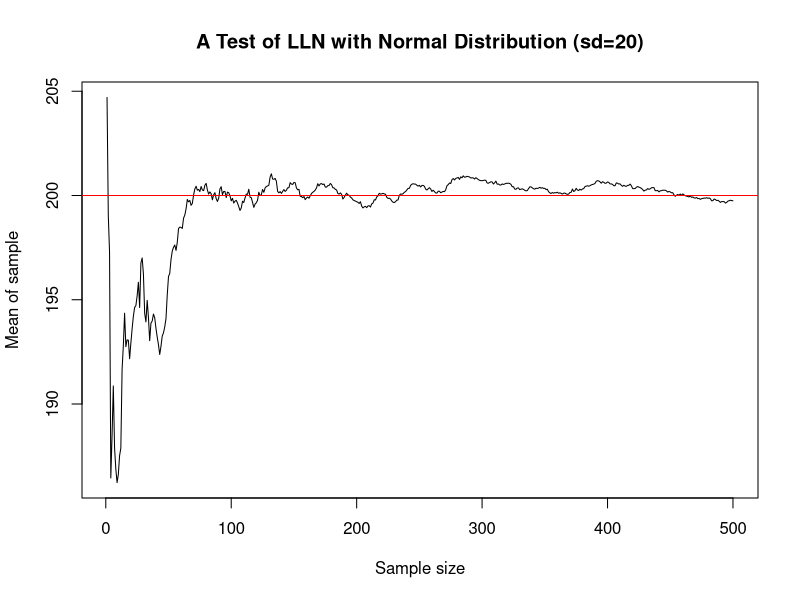
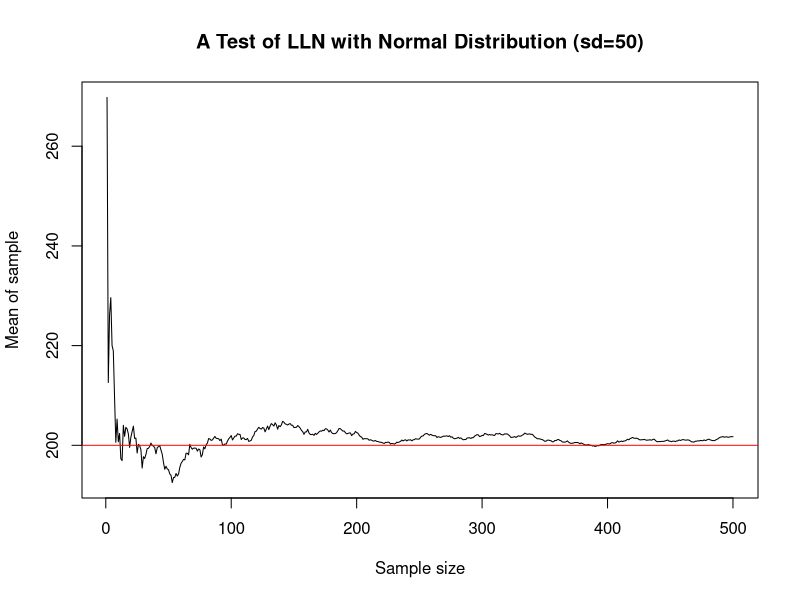
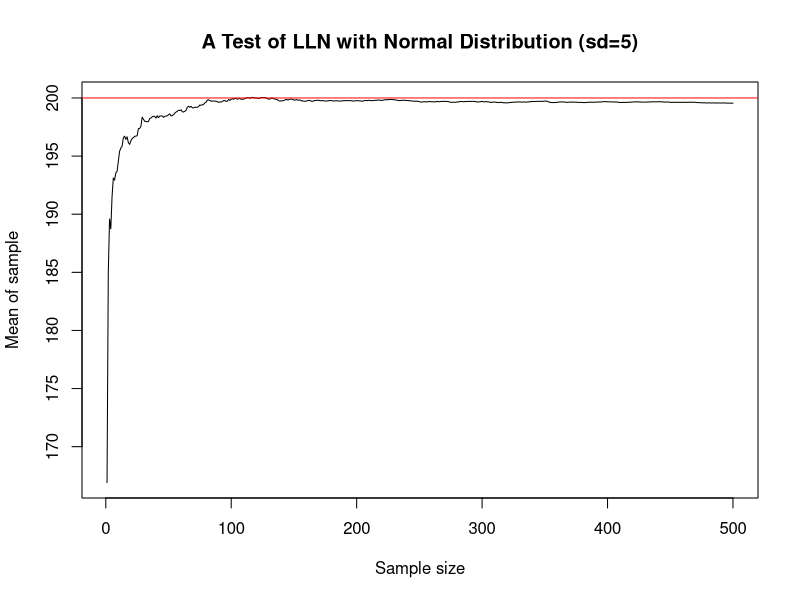
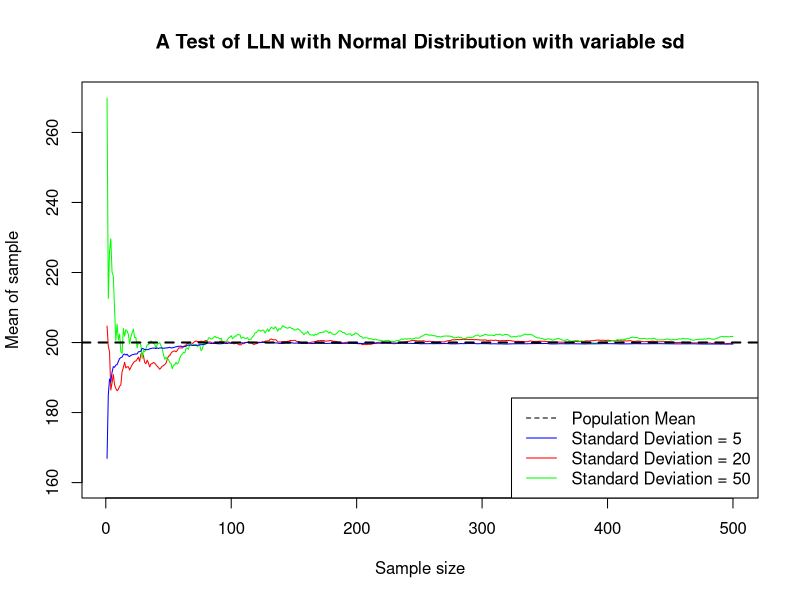
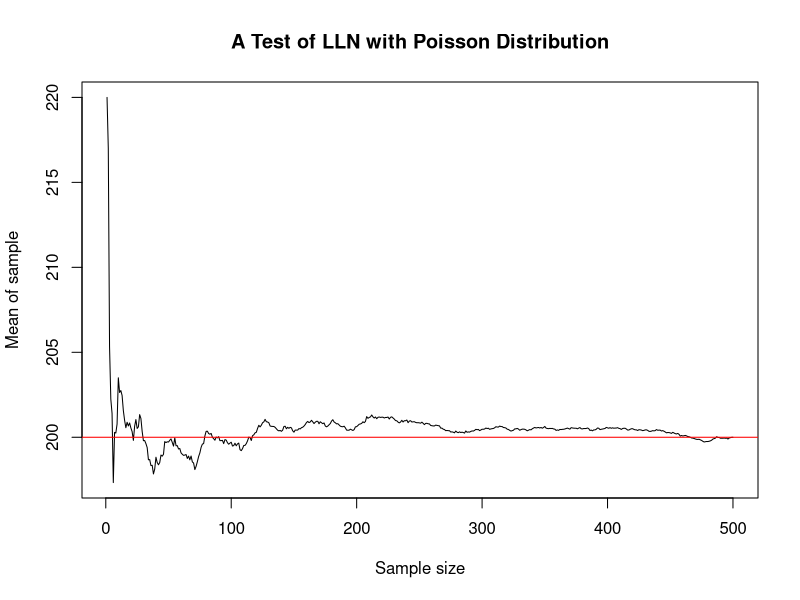
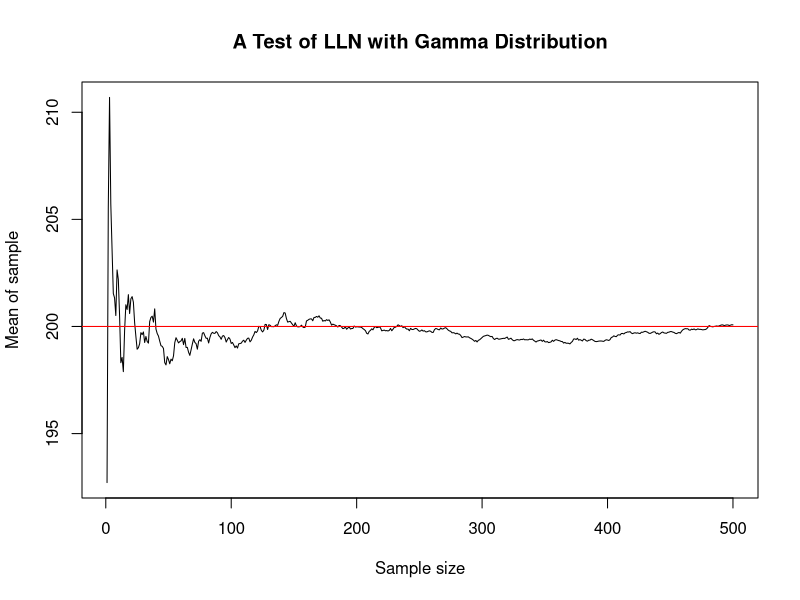

The R source for these figures, in order:
## ---- chunk 1
knitr::opts_chunk$set(echo = TRUE)
## ---- chunk 2
set.seed(111)
E_Y=200 #Population mean
SD_Y=20 #Population standard deviation
Y=rnorm(1,mean=E_Y,sd=SD_Y)
## ---- chunk 3
mean1=rep(NA,500)
mean1[1]=Y
## ---- chunk 4
for (i in 2:500){
  Y=c(Y,rnorm(1,mean=E_Y,sd=SD_Y)) # Draw single value from the normal distribution and concatenate with the previous values of Y
  mean1[i]=mean(Y)
}
## ---- chunk 5
plot(x=1:500,mean1,type="l",xlab="Sample size",ylab="Mean of sample",main="A Test of LLN with Normal Distribution (sd=20)")
abline(h=E_Y,col="red")
## ---- chunk 6
#In general, the Law of Large Numbers holds. As demonstrated in the figure plotted in 4, when sample sizes increase from 1 to 500, the black line representing the sample mean gradually approaches the true population mean represented by the red line. However, on a closer inspection, small increases in sample size do not always bring the sample mean closer to the population mean (i.e., when sample size increases from 499 to 500, the sample mean decreases from 192.9730 to 227.9164). However, this is likely due to random fluctuations in the sampling process and does not disrupt the general approach to the population mean when sample size increases from 1 to 500.
## ---- chunk 7
SD_Y_2=50 #setting a larger standard deviation
Y_2=rnorm(1,mean=E_Y,sd=SD_Y_2)
mean2=rep(NA,500)
mean2[1]=Y_2 
for (i in 2:500){
  Y_2=c(Y_2,rnorm(1,mean=E_Y,sd=SD_Y_2))
  mean2[i]=mean(Y_2)
} 
plot(x=1:500,mean2,type="l",xlab="Sample size",ylab="Mean of sample", main="A Test of LLN with Normal Distribution (sd=50)")
abline(h=E_Y,col="red")

#The sample mean approaches the population mean slower with a higher initial fluctuation from the population mean
## ---- chunk 8
SD_Y_3=5 #setting a smaller standard deviation
Y_3=rnorm(1,mean=E_Y,sd=SD_Y_2)
mean3=rep(NA,500)
mean3[1]=Y_3 
for (i in 2:500){
  Y_3=c(Y_3,rnorm(1,mean=E_Y,sd=SD_Y_3))
  mean3[i]=mean(Y_3)
} 
plot(x=1:500,mean3,type="l",xlab="Sample size",ylab="Mean of sample",main="A Test of LLN with Normal Distribution (sd=5)")
abline(h=E_Y,col="red")
##The sample mean approaches the population mean much faster with a lower initial fluctuation from the population mean
## ---- chunk 9
plot(1:500, mean1, type = "l", col = "red",ylim=c(160,270),xlab="Sample size",ylab="Mean of sample",main="A Test of LLN with Normal Distribution with variable sd") 
lines(1:500, mean2, col = "green")
lines(1:500, mean3, col = "blue")
abline(h=E_Y,col="black",lwd=2,lty=2)
legend("bottomright",legend = c("Population Mean","Standard Deviation = 5","Standard Deviation = 20", "Standard Deviation = 50"),col = c("black", "blue", "red", "green"),lty = c(2, 1, 1, 1),lwd = 1)

## ---- chunk 10
#As the variability in a population increases, the sample size necessary to accurately estimate the population mean increase. As demonstrated in the figure in 8,with standard deviation increases from 5 to 50, the sample mean approaches close to population mean roughly at the sample sizes of 150, 450 and >500 respectively. Furthermore, as the standard deviation increases from 5 to 50, the fluctuation during the approaching process also increases.
## ---- chunk 11
poisson_lambda_Y=200 
Y_pois=rpois(1,lambda=poisson_lambda_Y)
mean_pois=rep(NA,500)
mean_pois[1]=Y_pois 
for (i in 2:500){
  Y_pois=c(Y_pois,rpois(1,lambda=poisson_lambda_Y))
  mean_pois[i]=mean(Y_pois)
} 
plot(x=1:500,mean_pois,type="l",xlab="Sample size",ylab="Mean of sample",main="A Test of LLN with Poisson Distribution")
abline(h=E_Y,col="red")
##############################################################################################
gamma_shape_Y=200 
gamma_scale_Y=1 
Y_gamma=rgamma(1, shape=gamma_shape_Y, scale=gamma_scale_Y)
mean_gamma=rep(NA,500)
mean_gamma[1]=Y_gamma 
for (i in 2:500){
  Y_gamma=c(Y_gamma,rgamma(1, shape=gamma_shape_Y, scale=gamma_scale_Y))
  mean_gamma[i]=mean(Y_gamma)
} 
plot(x=1:500, mean_gamma,type="l",xlab="Sample size",ylab="Mean of sample",main="A Test of LLN with Gamma Distribution")
abline(h=E_Y,col="red")
## ---- chunk 12
#The Law of Large Numbers seems to hold for means of non-normal distributions as well. 

#One remarkable difference I noticed is that, although both the Gamma and Poisson distributions utilized have a relatively low variance (200) and standard deviation (14.1), the sample size required for the sample mean to come close to the population mean is larger (>450) than that of the Normal distribution, even when the Normal distribution has a standard deviation of 20 (roughly 450), which is greater than 14.1. One possible reason could be that both the Gamma and Poisson distributions are non-symmetrical. Thus, it takes more samples to average out the extreme values that occasionally occur during the sampling process. Furthermore, among all three distributions, the Poisson distribution seems to be the only one where, when sample sizes are small, the sample means are generally larger than the population mean, whereas in the other two distributions, the sample means tend to fluctuate above and below the population mean when sample sizes are small.
## ---- chunk 13
#Looking at the plot, I would recommend 12.4 as the population mean, and this is the single value I would choose. According to the plot, once the population size reaches beyond 400, the sample mean appears stable around the line at 12.4. Thus, it is the number I would recommend.

#More generally, I do not think there exists one “best” estimate. To begin with, as demonstrated in the previous plots, it is not uncommon for the sample mean, even at large sample sizes, to remain consistently above or below the population mean. Secondly, it is impossible to predict whether the sample mean would further fluctuate beyond a sample size of 500. Lastly, as shown in the previous questions and plots, even with large sample sizes, random fluctuations can still cause the sample mean to deviate from the population mean.Therefore, it would be impossible to derive a single best estimate value from the graph. Instead, there could exist many equally good estimates for the population mean.
    
